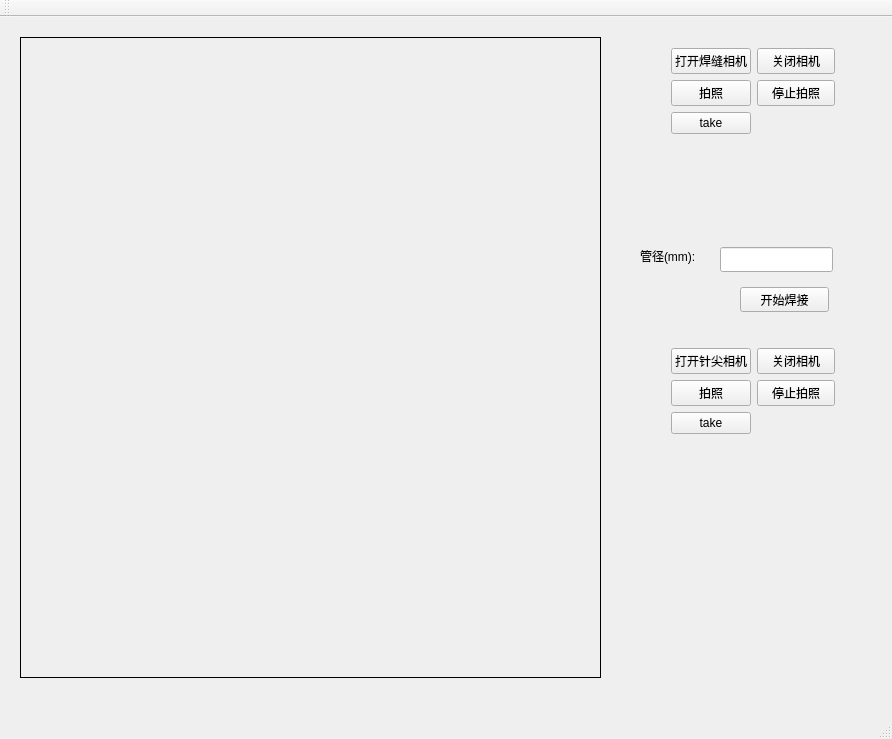
<?xml version="1.0" encoding="UTF-8"?>
<ui version="4.0">
 <class>MainWindow</class>
 <widget class="QMainWindow" name="MainWindow">
  <property name="geometry">
   <rect>
    <x>0</x>
    <y>0</y>
    <width>892</width>
    <height>739</height>
   </rect>
  </property>
  <property name="windowTitle">
   <string>MainWindow</string>
  </property>
  <widget class="QWidget" name="centralWidget">
   <widget class="ImageLabel" name="picture_weld">
    <property name="geometry">
     <rect>
      <x>20</x>
      <y>20</y>
      <width>581</width>
      <height>641</height>
     </rect>
    </property>
    <property name="frameShape">
     <enum>QFrame::Box</enum>
    </property>
    <property name="text">
     <string/>
    </property>
   </widget>
   <widget class="QLabel" name="label_2">
    <property name="geometry">
     <rect>
      <x>640</x>
      <y>230</y>
      <width>67</width>
      <height>17</height>
     </rect>
    </property>
    <property name="text">
     <string>管径(mm):</string>
    </property>
   </widget>
   <widget class="myLineEdit" name="lineE_caliber">
    <property name="geometry">
     <rect>
      <x>720</x>
      <y>230</y>
      <width>113</width>
      <height>25</height>
     </rect>
    </property>
   </widget>
   <widget class="QPushButton" name="btn_startWelding">
    <property name="geometry">
     <rect>
      <x>740</x>
      <y>270</y>
      <width>89</width>
      <height>25</height>
     </rect>
    </property>
    <property name="text">
     <string>开始焊接</string>
    </property>
   </widget>
   <widget class="QWidget" name="formLayoutWidget_2">
    <property name="geometry">
     <rect>
      <x>660</x>
      <y>20</y>
      <width>186</width>
      <height>144</height>
     </rect>
    </property>
    <layout class="QFormLayout" name="formLayout_2">
     <item row="0" column="0">
      <widget class="QPushButton" name="openWeldCamera">
       <property name="text">
        <string>打开焊缝相机</string>
       </property>
      </widget>
     </item>
     <item row="0" column="1">
      <widget class="QPushButton" name="closeWeldCamera">
       <property name="text">
        <string>关闭相机</string>
       </property>
      </widget>
     </item>
     <item row="1" column="0">
      <widget class="QPushButton" name="takeWeldPicture">
       <property name="text">
        <string>拍照</string>
       </property>
      </widget>
     </item>
     <item row="1" column="1">
      <widget class="QPushButton" name="stopWeldTake">
       <property name="text">
        <string>停止拍照</string>
       </property>
      </widget>
     </item>
     <item row="2" column="0">
      <widget class="QPushButton" name="takeWeld">
       <property name="text">
        <string>take</string>
       </property>
      </widget>
     </item>
    </layout>
   </widget>
   <widget class="ImageLabel" name="picture_needle">
    <property name="geometry">
     <rect>
      <x>320</x>
      <y>420</y>
      <width>281</width>
      <height>241</height>
     </rect>
    </property>
    <property name="text">
     <string/>
    </property>
   </widget>
   <widget class="QWidget" name="formLayoutWidget_3">
    <property name="geometry">
     <rect>
      <x>660</x>
      <y>320</y>
      <width>186</width>
      <height>144</height>
     </rect>
    </property>
    <layout class="QFormLayout" name="formLayout_3">
     <item row="0" column="0">
      <widget class="QPushButton" name="openNeedleCamera">
       <property name="text">
        <string>打开针尖相机</string>
       </property>
      </widget>
     </item>
     <item row="0" column="1">
      <widget class="QPushButton" name="closeNeedleCamera">
       <property name="text">
        <string>关闭相机</string>
       </property>
      </widget>
     </item>
     <item row="1" column="0">
      <widget class="QPushButton" name="takeNeedlePicture">
       <property name="text">
        <string>拍照</string>
       </property>
      </widget>
     </item>
     <item row="1" column="1">
      <widget class="QPushButton" name="stopNeedleTake">
       <property name="text">
        <string>停止拍照</string>
       </property>
      </widget>
     </item>
     <item row="2" column="0">
      <widget class="QPushButton" name="takeNeedle">
       <property name="text">
        <string>take</string>
       </property>
      </widget>
     </item>
    </layout>
   </widget>
  </widget>
  <widget class="QMenuBar" name="menuBar">
   <property name="geometry">
    <rect>
     <x>0</x>
     <y>0</y>
     <width>892</width>
     <height>22</height>
    </rect>
   </property>
  </widget>
  <widget class="QToolBar" name="mainToolBar">
   <attribute name="toolBarArea">
    <enum>TopToolBarArea</enum>
   </attribute>
   <attribute name="toolBarBreak">
    <bool>false</bool>
   </attribute>
  </widget>
  <widget class="QStatusBar" name="statusBar"/>
 </widget>
 <layoutdefault spacing="6" margin="11"/>
 <customwidgets>
  <customwidget>
   <class>myLineEdit</class>
   <extends>QLineEdit</extends>
   <header location="global">pubfunc/mylineedit.h</header>
  </customwidget>
  <customwidget>
   <class>ImageLabel</class>
   <extends>QLabel</extends>
   <header location="global">pubfunc/imagelabel.h</header>
  </customwidget>
 </customwidgets>
 <resources/>
 <connections/>
</ui>
